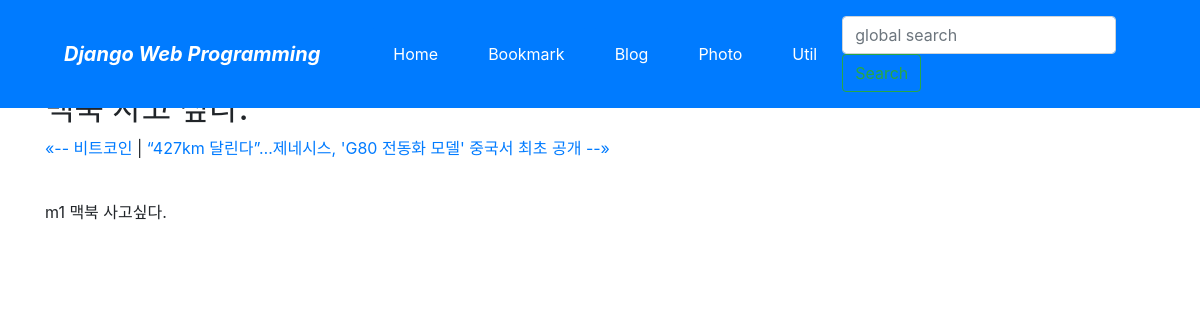
The app's page /blog/post/맥북-사고-싶다/ with its own data.
### blog/models.py (models this page shows)
class Post(models.Model):
    title = models.CharField(verbose_name='TITLE',max_length=50)
    slug = models.SlugField('SLUG',unique=True,allow_unicode=True, help_text='one word for title alias')
    description = models.CharField('DESCRIPTION',max_length=100,blank=True,help_text='simple description text.')
    content = models.TextField('CONTENT')
    create_dt = models.DateTimeField('CREATE DATE', auto_now_add=True)
    modify_dt = models.DateTimeField('MODIFY DATE', auto_now=True)
    class Meta:
        verbose_name = 'post'
        verbose_name_plural = 'posts'
        db_table = 'blog_posts'
        ordering = ('-modify_dt',)
    def __str__(self):
        return self.title
    def get_absolute_url(self):
        return reverse('blog:post_detail', args=(self.slug,))
    def get_previous(self):
        return self.get_previous_by_modify_dt()
    def get_next(self):
        return self.get_next_by_modify_dt()

### blog/templates/blog/post_detail.html (shortened to what this page needs)
{% extends "base.html" %}
{% block content %}
<h2>{{ object.title }}</h2>
<p>
    {% if object.get_previous %}
    <a href="{{ object.get_previous.get_absolute_url }}" tilte="View previous post">
        &laquo;-- {{ object.get_previous }}
    </a>
    {% endif %}
    {% if object.get_next %}
    | <a href="{{ object.get_next.get_absolute_url }}" title="View next post">
    {{ object.get_next }} --&raquo;
    </a>
    {% endif %}
</p>
<br>
<div>
    {{ object.content|linebreaks }}
</div>
{% endblock %}

### records on screen
Post: title "맥북 사고 싶다.", get_previous "비트코인", get_next "“427km 달린다”…제네시스, 'G80 전동화 모델' 중국서 최초 공개", content "m1 맥북 사고싶다."
